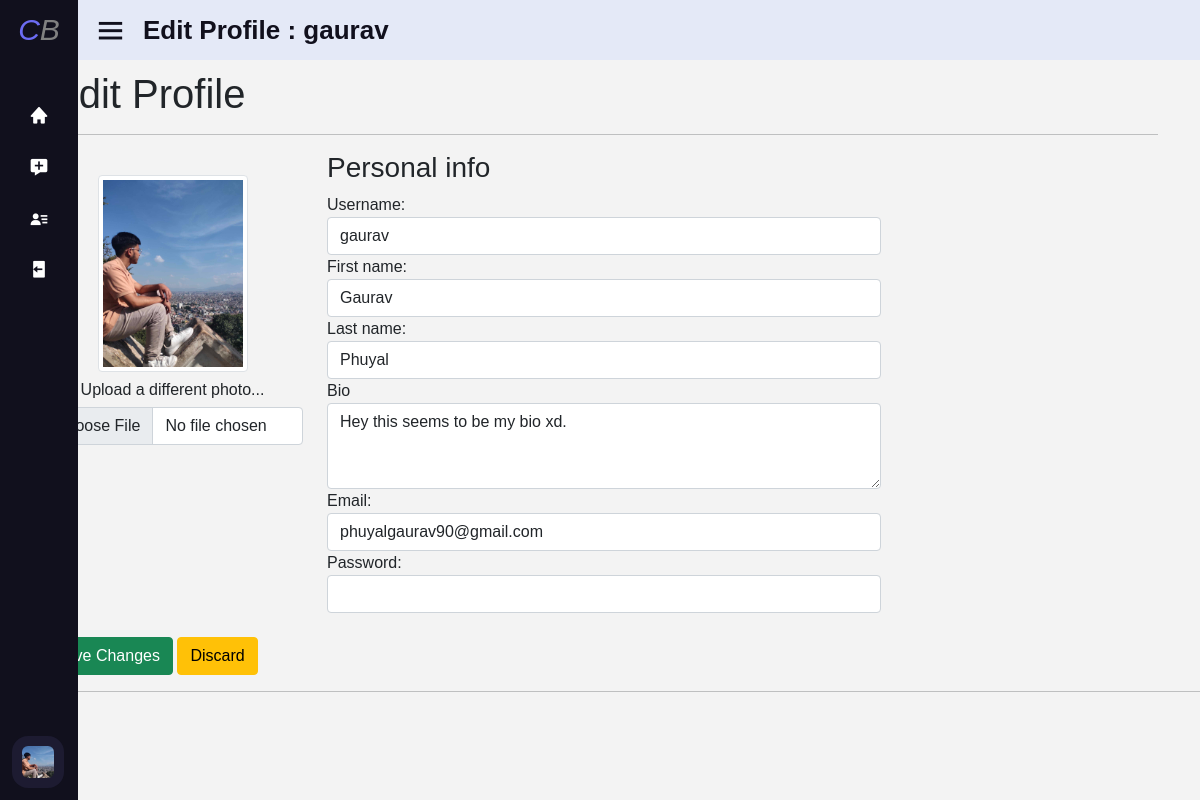
Before: /edit/profile/gaurav (signed in) with the older database file.
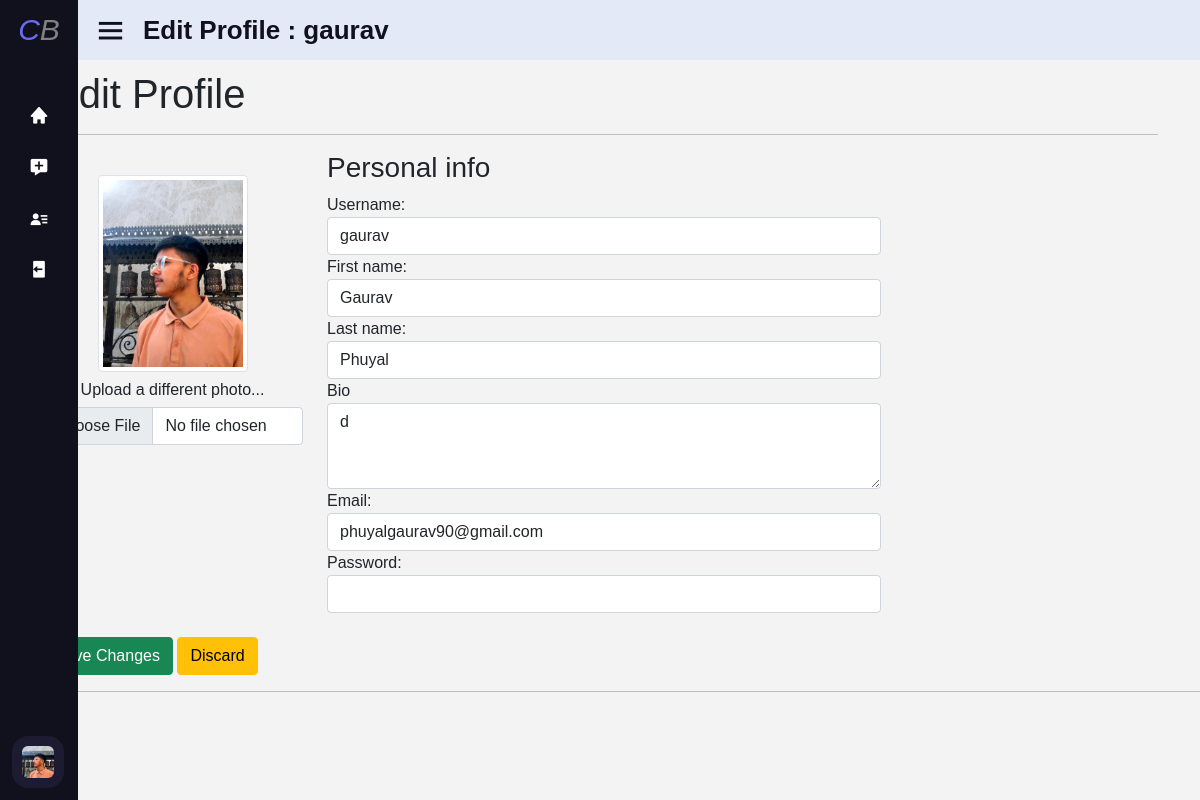
After: the same page with the newer database file.
### network/models.py (models this page shows, shortened)
class User(AbstractUser):
    default_pfp_location = f"pfp/defaults/{random.randrange(1,10)}.png"
    follower = models.TextField(default="", null=True)
    following = models.TextField(default="", null=True)
    bio = models.TextField(default="", null=True)
    pfp = models.ImageField(upload_to=f'pfp',blank=True, null=True)
    def_pfp = models.ImageField(default=default_pfp_location)
    def get_pfp(self):
        if self.pfp:
            return self.pfp
        else:
            return self.def_pfp

### network/views.py (the view, shortened to what this page needs)
# urls.py: path("edit/profile/<str:username>", views.editprofile, name="editprofile")
def editprofile(request, username):
    if request.method == "GET":
        if request.user.username == username:
            return render(request, "network/editprofile.html",{
                "pagename" : f"Edit Profile : {username}"
            })
        else:
            return error(request, "Denied")

### network/templates/network/editprofile.html (shortened to what this page needs)
{% extends "network/layout.html" %}
{% load static %}
{% block body %}
<form action="{% url "editprofile" user.username %}" method="post" enctype="multipart/form-data">
  <div class="container">
    <h1>Edit Profile</h1>
  	<hr>
	<div class="row">
      <div class="col-md-3">
        <div class="text-center">
            <img src="{{ user.get_pfp.url }}"
            alt="Generic placeholder image" class="img-fluid img-thumbnail mt-4 mb-2"
            style="width: 150px; z-index: 1" id="blah">
            <h6>Upload a different photo...</h6>
          <input type="file" class="form-control" name="pfp" onchange="document.getElementById('blah').src = window.URL.createObjectURL(this.files[0])">
        </div>
      </div>
      <div class="col-md-9 personal-info">
        <h3>Personal info</h3>
        <div class="form-group">
          <label class="col-md-3 control-label">Username:</label>
          <div class="col-md-8">
            <input class="form-control" type="text" value="{{ user.username }}" name="username">
          </div>
        </div>
          <div class="form-group">
            <label class="col-lg-3 control-label">First name:</label>
            <div class="col-lg-8">
              <input class="form-control" type="text" value="{{ user.first_name }}" name="first_name">
            </div>
          </div>
          <div class="form-group">
            <label class="col-lg-3 control-label">Last name:</label>
            <div class="col-lg-8">
              <input class="form-control" type="text" value="{{ user.last_name }}" name="last_name">
            </div>
          </div>
          <div class="form-group">
            <label class="col-lg-3 control-label">Bio</label>
            <div class="col-lg-8">
              <textarea name="bio" id="" cols="10" rows="3" class="form-control" name="bio">{{ user.bio }}</textarea>
            </div>
          </div>
          <div class="form-group">
            <label class="col-lg-3 control-label">Email:</label>
            <div class="col-lg-8">
              <input class="form-control" type="text" value="{{ user.email }}" name="email">
            </div>
          </div>
          <div class="form-group">
            <label class="col-md-3 control-label" >Password:</label>
            <div class="col-md-8">
              <input class="form-control" type="password" name="password" value="" required>
            </div>
          </div>
          </div>
          <div class="form-group">
            <div class="col-md-8">
              <input type="submit" class="btn btn-success" value="Save Changes">
              <input type="reset" class="btn btn-warning" value="Discard" onclick="location.replace(`{% url "userpage" user.username %}`)">
            </div>
          </div>
      </div>
  </div>
</div>
<hr>
{% endblock %}

### network/templates/network/layout.html (shortened to what this page needs)
{% load static %}
<!DOCTYPE html>
<html lang="en">
    <head>
        <link
        href="https://cdn.jsdelivr.net/npm/bootstrap@5.0.0/dist/css/bootstrap.min.css"
        rel="stylesheet"
      />
        <link href="{% static 'network/styles.css' %}" rel="stylesheet">
        <link href='https://unpkg.com/boxicons@2.0.7/css/boxicons.min.css' rel='stylesheet'>
    </head>
    <body>
          <div class="sidebar close">
            <div class="logo-details" onclick="goindex()">
              <i><span style="color: rgb(108, 108, 243);">C</span><span style="color: gray;">B</span></i>
            </div>
            <ul class="nav-links">
              <li>
                <a href="{% url 'index' %}">
                  <i class='bx bxs-home' ></i>
                </a>
              </li>
              {% if user.is_authenticated %}
              <li>
                <a href="{% url 'newpost' %}">
                  <i class='bx bxs-message-add' ></i>
                </a>
              </li>
              <li>
                <a href="{% url 'followingfeed' %}">
                  <i class='bx bxs-user-detail'></i>
                </a>
              </li>
              <li>
                <a href="{% url 'logout' %}">
                  <i class='bx bxs-log-out' ></i>
                </a>
              </li>
              <li>
                {% endif %}
            <div class="profile-details">
              <div class="profile-content" {% if user.is_authenticated %} onclick="location.replace(`{% url "userpage" user.username %}`)" {% else %} onclick="location.replace(`{% url "login" %}`)" {% endif %}>
                {% if user.is_authenticated %}
                <img src="{{ user.get_pfp.url }}" alt="profileImg">
                {% else %}
                <img src="{% static "network/login.png" %}" alt="profileImg">
                {% endif %}
              </div>
            </div>
          </li>
        </ul>
          </div>
          <section class="home-section">
            <div class="home-content">
              <i class='bx bx-menu' ></i>
              <span class="text">{{ pagename }}</span>
            </div>
          </section>
        <div class="body">
            {% block body %}
            {% endblock %}
    </body>
</html>

Changed rows visible on the page:
changed User "gaurav": get_pfp: a different picture; bio "Hey this seems to be my bio xd." → "d"
